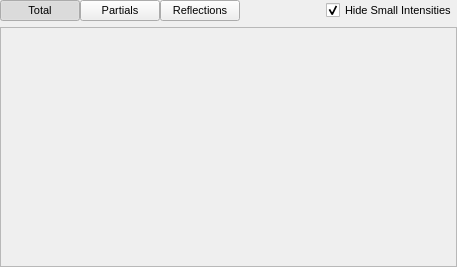
<?xml version="1.0" encoding="UTF-8"?>
<ui version="4.0">
 <class>BraggModuleWidget</class>
 <widget class="QWidget" name="BraggModuleWidget">
  <property name="geometry">
   <rect>
    <x>0</x>
    <y>0</y>
    <width>457</width>
    <height>267</height>
   </rect>
  </property>
  <property name="sizePolicy">
   <sizepolicy hsizetype="Expanding" vsizetype="Expanding">
    <horstretch>0</horstretch>
    <verstretch>0</verstretch>
   </sizepolicy>
  </property>
  <property name="font">
   <font>
    <pointsize>8</pointsize>
   </font>
  </property>
  <property name="windowTitle">
   <string>Bragg Controls</string>
  </property>
  <layout class="QVBoxLayout" name="verticalLayout_2">
   <property name="leftMargin">
    <number>0</number>
   </property>
   <property name="topMargin">
    <number>0</number>
   </property>
   <property name="rightMargin">
    <number>0</number>
   </property>
   <property name="bottomMargin">
    <number>0</number>
   </property>
   <item>
    <layout class="QHBoxLayout" name="horizontalLayout_2">
     <property name="spacing">
      <number>0</number>
     </property>
     <item>
      <widget class="QPushButton" name="TotalsButton">
       <property name="toolTip">
        <string>Show the total G(r) formed from summation over all target configurations</string>
       </property>
       <property name="text">
        <string>Total</string>
       </property>
       <property name="checkable">
        <bool>true</bool>
       </property>
       <property name="checked">
        <bool>true</bool>
       </property>
       <property name="autoExclusive">
        <bool>true</bool>
       </property>
      </widget>
     </item>
     <item>
      <widget class="QPushButton" name="PartialsButton">
       <property name="toolTip">
        <string>Show the partial g(r) formed from summation over all target configurations</string>
       </property>
       <property name="text">
        <string>Partials</string>
       </property>
       <property name="checkable">
        <bool>true</bool>
       </property>
       <property name="checked">
        <bool>false</bool>
       </property>
       <property name="autoExclusive">
        <bool>true</bool>
       </property>
      </widget>
     </item>
     <item>
      <widget class="QPushButton" name="ReflectionsButton">
       <property name="toolTip">
        <string>Show the partial g(r) formed from summation over all target configurations</string>
       </property>
       <property name="text">
        <string>Reflections</string>
       </property>
       <property name="checkable">
        <bool>true</bool>
       </property>
       <property name="checked">
        <bool>false</bool>
       </property>
       <property name="autoExclusive">
        <bool>true</bool>
       </property>
      </widget>
     </item>
     <item>
      <spacer name="horizontalSpacer">
       <property name="orientation">
        <enum>Qt::Horizontal</enum>
       </property>
       <property name="sizeHint" stdset="0">
        <size>
         <width>40</width>
         <height>20</height>
        </size>
       </property>
      </spacer>
     </item>
     <item>
      <widget class="QCheckBox" name="HideSmallIntensitiesCheck">
       <property name="toolTip">
        <string>Hide any reflections in the list where all contributing intensities are below 1e-3</string>
       </property>
       <property name="text">
        <string>Hide Small Intensities</string>
       </property>
       <property name="checked">
        <bool>true</bool>
       </property>
      </widget>
     </item>
    </layout>
   </item>
   <item>
    <widget class="QStackedWidget" name="Stack">
     <property name="currentIndex">
      <number>0</number>
     </property>
     <widget class="QWidget" name="PlotPage">
      <layout class="QVBoxLayout" name="verticalLayout">
       <property name="spacing">
        <number>0</number>
       </property>
       <property name="leftMargin">
        <number>0</number>
       </property>
       <property name="topMargin">
        <number>0</number>
       </property>
       <property name="rightMargin">
        <number>0</number>
       </property>
       <property name="bottomMargin">
        <number>0</number>
       </property>
       <item>
        <widget class="QFrame" name="PlotFrame">
         <property name="sizePolicy">
          <sizepolicy hsizetype="Expanding" vsizetype="Expanding">
           <horstretch>6</horstretch>
           <verstretch>0</verstretch>
          </sizepolicy>
         </property>
         <property name="acceptDrops">
          <bool>true</bool>
         </property>
         <property name="frameShape">
          <enum>QFrame::StyledPanel</enum>
         </property>
         <property name="frameShadow">
          <enum>QFrame::Sunken</enum>
         </property>
         <layout class="QVBoxLayout" name="verticalLayout_4">
          <property name="spacing">
           <number>0</number>
          </property>
          <property name="leftMargin">
           <number>0</number>
          </property>
          <property name="topMargin">
           <number>0</number>
          </property>
          <property name="rightMargin">
           <number>0</number>
          </property>
          <property name="bottomMargin">
           <number>0</number>
          </property>
          <item>
           <widget class="DataWidget" name="PlotWidget" native="true">
            <property name="sizePolicy">
             <sizepolicy hsizetype="Expanding" vsizetype="Expanding">
              <horstretch>0</horstretch>
              <verstretch>0</verstretch>
             </sizepolicy>
            </property>
           </widget>
          </item>
         </layout>
        </widget>
       </item>
      </layout>
     </widget>
     <widget class="QWidget" name="ReflectionsPage">
      <layout class="QVBoxLayout" name="verticalLayout_3">
       <property name="spacing">
        <number>0</number>
       </property>
       <property name="leftMargin">
        <number>0</number>
       </property>
       <property name="topMargin">
        <number>0</number>
       </property>
       <property name="rightMargin">
        <number>0</number>
       </property>
       <property name="bottomMargin">
        <number>0</number>
       </property>
       <item>
        <widget class="QTableView" name="ReflectionsTable">
         <property name="editTriggers">
          <set>QAbstractItemView::NoEditTriggers</set>
         </property>
         <property name="selectionMode">
          <enum>QAbstractItemView::SingleSelection</enum>
         </property>
         <property name="selectionBehavior">
          <enum>QAbstractItemView::SelectRows</enum>
         </property>
        </widget>
       </item>
      </layout>
     </widget>
    </widget>
   </item>
  </layout>
 </widget>
 <customwidgets>
  <customwidget>
   <class>DataWidget</class>
   <extends>QWidget</extends>
   <header>gui/dataWidget.h</header>
   <container>1</container>
  </customwidget>
 </customwidgets>
 <resources>
  <include location="../../../gui/main.qrc"/>
 </resources>
 <connections/>
</ui>
